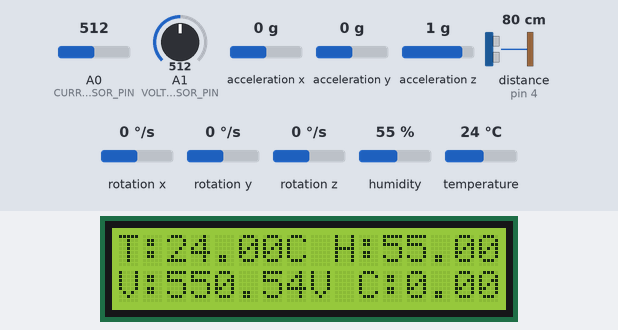
Bench run of a sketch on a simulated Arduino Uno, built with avr-gcc and run on an emulated ATmega328P. Shown: 16×2 character LCD. Wiring (inferred from the names in the program): ultrasonic range finder: trigger pin 3; echo pin 4. The test bench sets the inputs (shaded band); at power-on: humidity 55 %, A0 (CURRENT_SENSOR_PIN) = 512, A1 (VOLTAGE_SENSOR_PIN) = 512, temperature 24 °C, acceleration x 0 g, acceleration y 0 g, acceleration z 1 g, distance to the obstacle (sensor on pin 4) 80 cm, rotation x 0 °/s, rotation y 0 °/s, rotation z 0 °/s. The echo pulse lasts 58.3 µs per cm; what the sketch prints to the serial monitor is not drawn.

Above: at 3.2 s.
3.3 s: humidity set to 22 %
At 4.9 s:
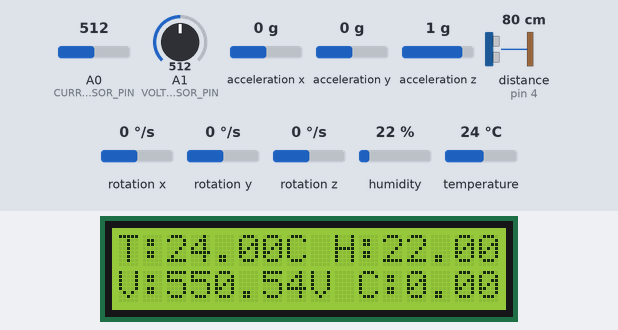
6.1 s: A0 (CURRENT_SENSOR_PIN) set to 716
At 7.7 s:
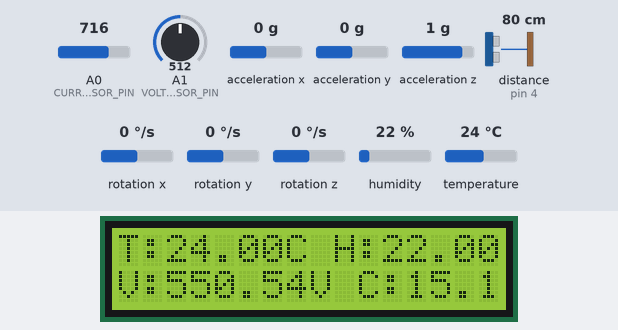
8.9 s: A1 (VOLTAGE_SENSOR_PIN) set to 716
At 11.9 s:
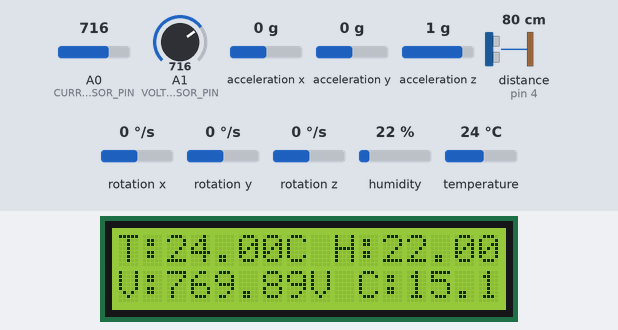
12.2 s: temperature set to 12 °C
At 13.5 s:
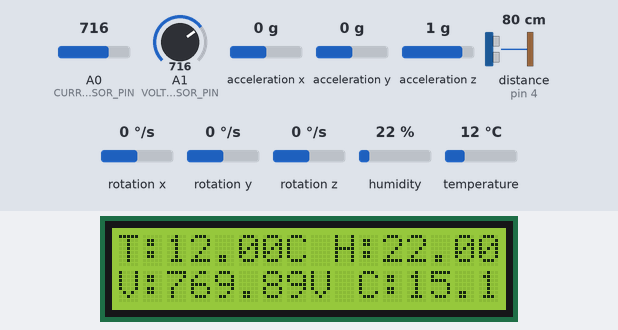
15.0 s: A0 (CURRENT_SENSOR_PIN) set to 992
At 17.8 s:
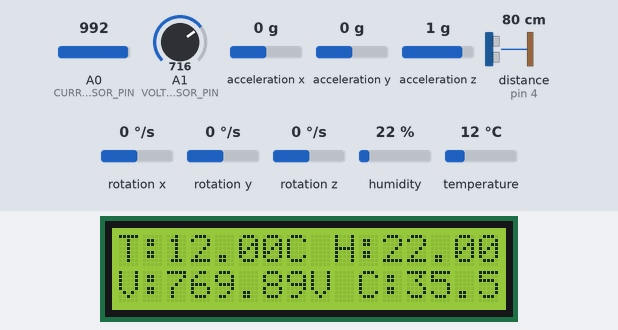
18.6 s: A1 (VOLTAGE_SENSOR_PIN) set to 992
At 20.6 s:
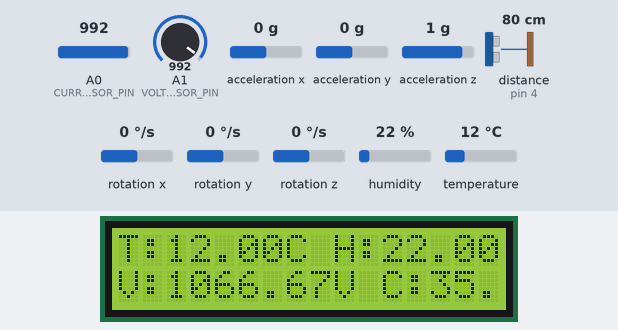
Timing chart, 0 to 22.1 s (numbered marks = the images above; inputs shaded):
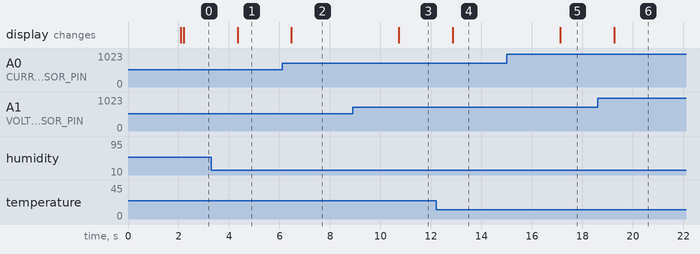

The sketch:

7Sens_Integration...HackAP.ino
```cpp
#include <Wire.h>
#include <LiquidCrystal_I2C.h>
#include <DHT.h>
#include <MPU6050_light.h>

// I2C LCD Address (typically 0x27 or 0x3F)
LiquidCrystal_I2C lcd(0x27, 16, 2); // Adjust if necessary

// Pin Definitions
#define DHTPIN 2                    // DHT22 data pin
#define DHTTYPE DHT22               // DHT22 sensor type
#define VOLTAGE_SENSOR_PIN A1       // ZMPT101B voltage sensor output
#define CURRENT_SENSOR_PIN A0       // ACS712 current sensor output
#define TRIG_PIN 3                  // HC-SR04 Trigger pin
#define ECHO_PIN 4                  // HC-SR04 Echo pin

// Initialize Sensors
DHT dht(DHTPIN, DHTTYPE);
MPU6050 mpu(Wire);

void setup() {
  Serial.begin(9600);

  // Initialize I2C and Sensors
  Wire.begin();
  dht.begin();
  mpu.begin();

  // Initialize LCD
  lcd.begin(16, 2);   // 16 columns, 2 rows
  lcd.backlight();    // Turn on the backlight

  // Ultrasonic Sensor Setup
  pinMode(TRIG_PIN, OUTPUT);
  pinMode(ECHO_PIN, INPUT);

  lcd.setCursor(0, 0);
  lcd.print("Sensors Ready");
  delay(2000);
  lcd.clear();
}

void loop() {
  // Read DHT22 (Temperature & Humidity)
  float temperature = dht.readTemperature();
  float humidity = dht.readHumidity();

  // Read Voltage from ZMPT101B
  int voltageValue = analogRead(VOLTAGE_SENSOR_PIN);
  float voltage = (voltageValue / 1023.0) * 5.0 * 220; // Adjust scaling factor as needed

  // Read Current from ACS712
  int currentValue = analogRead(CURRENT_SENSOR_PIN);
  float current = (currentValue - 512) * 5.0 / 1023.0 / 0.066; // Adjust based on ACS712 sensitivity (30A version)

  // Read MPU6050 (Accelerometer & Gyroscope)
  mpu.update();
  float accelX = mpu.getAccX();
  float accelY = mpu.getAccY();
  float accelZ = mpu.getAccZ();

  // Read HC-SR04 (Ultrasonic Sensor) for Distance Measurement
  long duration, distance;
  digitalWrite(TRIG_PIN, LOW);
  delayMicroseconds(2);
  digitalWrite(TRIG_PIN, HIGH);
  delayMicroseconds(10);
  digitalWrite(TRIG_PIN, LOW);
  duration = pulseIn(ECHO_PIN, HIGH);
  distance = duration * 0.034 / 2; // Distance in cm

  // Output Sensor Data to Serial Monitor
  Serial.print("Temp: "); Serial.print(temperature); Serial.print(" C, ");
  Serial.print("Humidity: "); Serial.print(humidity); Serial.println(" %");
  Serial.print("Voltage: "); Serial.print(voltage); Serial.print(" V, ");
  Serial.print("Current: "); Serial.print(current); Serial.println(" A");
  Serial.print("AccelX: "); Serial.print(accelX);
  Serial.print(", AccelY: "); Serial.print(accelY);
  Serial.print(", AccelZ: "); Serial.println(accelZ);
  Serial.print("Distance: "); Serial.print(distance); Serial.println(" cm");
  Serial.println("----------");

  // Display Sensor Data on LCD
  lcd.clear();
  lcd.setCursor(0, 0);
  lcd.print("T:"); lcd.print(temperature); lcd.print("C ");
  lcd.print("H:"); lcd.print(humidity); lcd.print("%");

  lcd.setCursor(0, 1);
  lcd.print("V:"); lcd.print(voltage); lcd.print("V ");
  lcd.print("C:"); lcd.print(current); lcd.print("A");

  delay(2000); // Delay for readability and to reduce flickering
}
```

Measured:
- after the input at 3.3 s, the display: changes after 1.0 s (image 1)
- after the input at 6.1 s, the display: changes after 0.37 s (image 2)
- after the input at 8.9 s, the display: changes after 1.8 s (image 3)
- after the input at 12.2 s, the display: changes after 0.66 s (image 4)
- after the input at 15.0 s, the display: changes after 2.1 s (image 5)
- after the input at 18.6 s, the display: changes after 0.66 s (image 6)
